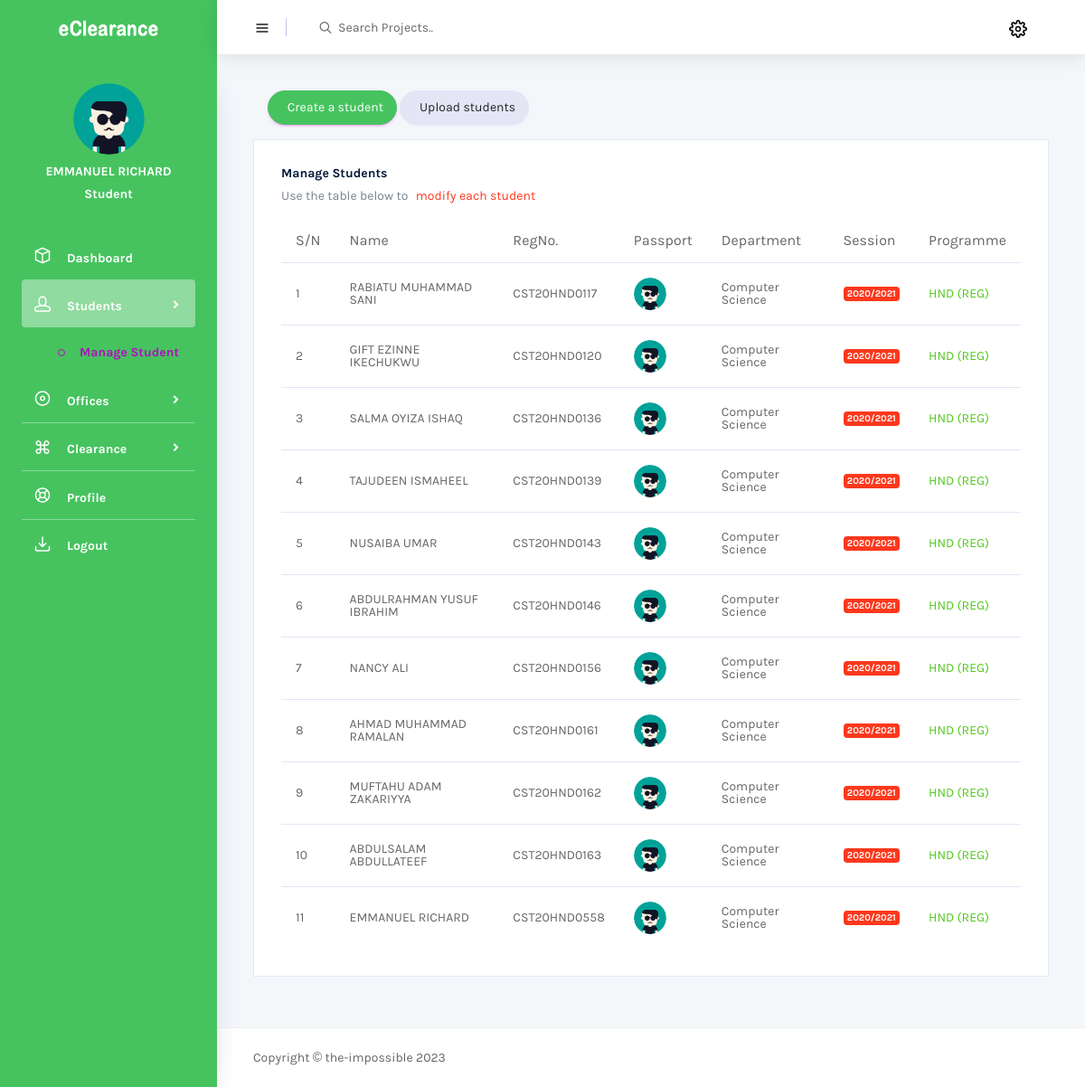
The app's page /manage_student (signed in) with its own data.
### eClearanceAuth/models.py (models this page shows, shortened)
class User(AbstractBaseUser, PermissionsMixin):
    user_id = models.UUIDField(
        default=uuid.uuid4, primary_key=True, unique=True, editable=False)
    username = models.CharField(max_length=100, db_index=True,
                                unique=True, verbose_name='reg number', blank=True)
    passport = models.ImageField(
        default='img/user.png', upload_to='uploads/passport/', null=True)
    user_type = models.ForeignKey(
        to="UserType", on_delete=models.CASCADE, blank=True, null=True,)
    name = models.CharField(
        max_length=100, db_index=True, blank=True, null=True)
    date_joined = models.DateTimeField(
        verbose_name='date_joined', auto_now_add=True)
    last_login = models.DateTimeField(
        verbose_name='last_login', auto_now=True, null=True)
    is_active = models.BooleanField(default=True)
    is_staff = models.BooleanField(default=False)
    is_superuser = models.BooleanField(default=False)
    USERNAME_FIELD = 'username'
    REQUIRED_FIELDS = ['name',]
    objects = UserManager()
    class Meta:
        db_table = 'Users'
        verbose_name_plural = 'Users'

class UserType(models.Model):
    user_type = models.CharField(max_length=100, unique=True)
    def __str__(self):
        return self.user_type
    class Meta:
        db_table = 'user type'
        verbose_name_plural = 'user type'

class StudentProfile(models.Model):
    stud_id = models.UUIDField(
        default=uuid.uuid4, primary_key=True, unique=True, editable=False)
    user = models.OneToOneField(
        to="User", on_delete=models.CASCADE, blank=True)
    department = models.ForeignKey(
        to="Department", on_delete=models.CASCADE, blank=True)
    session = models.ForeignKey(
        to="Session", on_delete=models.CASCADE, blank=True)
    programme = models.ForeignKey(
        to="Programme", on_delete=models.CASCADE, blank=True)
    date_joined = models.DateTimeField(
        verbose_name='date_joined', auto_now_add=True)
    class Meta:
        db_table = 'Student Profile'
        verbose_name_plural = 'Student Profile'

class Department(models.Model):
    dept_id = models.UUIDField(
        default=uuid.uuid4, primary_key=True, unique=True, editable=False)
    dept_title = models.CharField(max_length=30, unique=True)
    def __str__(self):
        return self.dept_title
    class Meta:
        db_table = 'Department'
        verbose_name_plural = 'Departments'

class Session(models.Model):
    session_title = models.CharField(max_length=9, unique=True)
    session_description = models.CharField(
        max_length=100, blank=True, null=True)
    def __str__(self):
        return self.session_title
    class Meta:
        db_table = 'Session'
        verbose_name_plural = 'Sessions'

class Programme(models.Model):
    programme_title = models.CharField(max_length=30, unique=True)
    programme_description = models.CharField(
        max_length=100, blank=True, null=True)
    def __str__(self):
        return self.programme_title
    class Meta:
        db_table = 'Programme'
        verbose_name_plural = 'Programmes'

### eClearanceAuth/views.py (the view, shortened to what this page needs)
# urls.py: path('manage_student', ManageStudentView.as_view(), name="manage_student"),
class ManageStudentView(LoginRequiredMixin, ListView):
    template_name = "backend/admin/manage_student.html"
    model = StudentProfile
    form_class = CreateSingleStudentForm
    second_form_class = CreateMultipleStudentForm
    queryset = StudentProfile.objects.all().order_by('-date_joined')
    def get_context_data(self, **kwargs):
        context = super().get_context_data(**kwargs)
        context["form1"] = self.form_class
        context["form2"] = self.second_form_class
        return context

### Templates/backend/admin/manage_student.html (shortened to what this page needs)
{% extends 'base.html' %}
{% load static %}
{% load crispy_forms_tags %}
{% block head %}{% include 'partials/auth_head.html' %}{% endblock head %}
{% block body %}
  <div class="container-scroller">
    {% block nav %}{% include 'partials/auth_nav.html' %}{% endblock nav %}
    <div class="container-fluid page-body-wrapper">
      {% include 'partials/auth_sidebar.html' %}
      <div class="main-panel">
        <div class="content-wrapper">
          <div class="row">
            <div class="col.lg-12 grid-margin">
              <button type="button" class="btn rounded-pill btn-primary ml-4" data-toggle="modal"
              data-target="#single">
                &nbsp; Create a student
              </button>
              <button type="button" class="btn rounded-pill btn-secondary" data-toggle="modal"
              data-target="#multiple">
                &nbsp; Upload students
              </button>
            </div>
            <div class="col-lg-12 grid-margin stretch-card">
              <div class="card">
                <div class="card-body">
                  <h4 class="card-title">Manage Students</h4>
                  <p class="card-description">
                    Use the table below to  <code>modify each student</code>
                  </p>
                  <div class="table-responsive">
                    <table class="table table-hover">
                      <thead>
                        <tr>
                          <th>S/N</th>
                          <th>Name</th>
                          <th>RegNo.</th>
                          <th>Passport</th>
                          <th>Department</th>
                          <th>Session</th>
                          <th>Programme</th>
                        </tr>
                      </thead>
                      <tbody>
                        {% if object_list %}
                          {% for object in object_list %}
                            <tr>
                              <td>{{forloop.counter}}</td>
                              <td>{{object.user.name|upper}}</td>
                              <td>{{object.user.username}}</td>
                              <td>
                                <a href="{% url 'auth:update_student' object.user.pk %}"> <img src="{{object.user.passport.url}}" alt="passport"></a>
                              </td>
                              <td>{{object.department}}</td>
                              <td><label class="badge badge-danger">{{object.session}}</label></td>
                              <td class="text-success"> {{object.programme}} </td>
                            </tr>
                          {% endfor %}
                        {% endif %}
                      </tbody>
                    </table>
                  </div>
                </div>
              </div>
            </div>
          </div>
        </div>
        {% block footer %}{% include 'partials/auth_footer.html' %}{% endblock footer %}
      </div>
    </div>
  </div>
{% endblock body %}

### Templates/partials/auth_sidebar.html (shortened to what this page needs)
{% load static %}
<nav class="sidebar sidebar-offcanvas" id="sidebar">
    <div class="user-profile">
      <div class="user-image">
        <img src="{{ request.user.passport.url }}">
      </div>
      <div class="user-name">
          {{ request.user.name }}
      </div>
      <div class="user-designation">
          {{ request.user.user_type }}
      </div>
    </div>
    <ul class="nav">
      <li class="nav-item">
        <a class="nav-link" href="{% url 'auth:dashboard' %}">
          <i class="icon-box menu-icon"></i>
          <span class="menu-title">Dashboard</span>
        </a>
      </li>
      <li class="nav-item">
        <a class="nav-link" data-toggle="collapse" href="#ui-basic" aria-expanded="false" aria-controls="ui-basic">
          <i class="icon-head menu-icon"></i>
          <span class="menu-title">Students</span>
          <i class="menu-arrow"></i>
        </a>
        <div class="collapse" id="ui-basic">
          <ul class="nav flex-column sub-menu">
            <li class="nav-item"> <a class="nav-link" href="{% url 'auth:manage_student' %}">Manage Student</a></li>
          </ul>
        </div>
      </li>
      <li class="nav-item">
        <a class="nav-link" data-toggle="collapse" href="#ui-office" aria-expanded="false" aria-controls="ui-office">
          <i class="icon-disc menu-icon"></i>
          <span class="menu-title">Offices</span>
          <i class="menu-arrow"></i>
        </a>
      </li>
      <li class="nav-item">
        <a class="nav-link" data-toggle="collapse" href="#ui-clearance" aria-expanded="false" aria-controls="ui-clearance">
          <i class="icon-command menu-icon"></i>
          <span class="menu-title">Clearance</span>
          <i class="menu-arrow"></i>
        </a>
      </li>
      <li class="nav-item">
        <a class="nav-link" href="pages/icons/feather-icons.html">
          <i class="icon-help menu-icon"></i>
          <span class="menu-title">Profile</span>
        </a>
      </li>
      <li class="nav-item">
        <a class="nav-link" data-toggle="modal" data-target="#basicModal" style="cursor: pointer;">
          <i class="icon-inbox menu-icon"></i>
          <span class="menu-title">Logout</span>
        </a>
      </li>
    </ul>
  </nav>

### records on screen
User: user.passport (placeholder picture), user.name "EMMANUEL RICHARD", user.user_type "Student"
StudentProfile: user.name "RABIATU MUHAMMAD SANI", user.username "CST20HND0117", user.passport (placeholder picture), department "Computer Science", session "2020/2021", programme "HND (REG)"
StudentProfile: user.name "GIFT EZINNE IKECHUKWU", user.username "CST20HND0120", user.passport (placeholder picture), department "Computer Science", session "2020/2021", programme "HND (REG)"
StudentProfile: user.name "SALMA OYIZA ISHAQ", user.username "CST20HND0136", user.passport (placeholder picture), department "Computer Science", session "2020/2021", programme "HND (REG)"
StudentProfile: user.name "TAJUDEEN ISMAHEEL", user.username "CST20HND0139", user.passport (placeholder picture), department "Computer Science", session "2020/2021", programme "HND (REG)"
StudentProfile: user.name "NUSAIBA UMAR", user.username "CST20HND0143", user.passport (placeholder picture), department "Computer Science", session "2020/2021", programme "HND (REG)"
StudentProfile: user.name "ABDULRAHMAN YUSUF IBRAHIM", user.username "CST20HND0146", user.passport (placeholder picture), department "Computer Science", session "2020/2021", programme "HND (REG)"
StudentProfile: user.name "NANCY ALI", user.username "CST20HND0156", user.passport (placeholder picture), department "Computer Science", session "2020/2021", programme "HND (REG)"
StudentProfile: user.name "AHMAD MUHAMMAD RAMALAN", user.username "CST20HND0161", user.passport (placeholder picture), department "Computer Science", session "2020/2021", programme "HND (REG)"
StudentProfile: user.name "MUFTAHU ADAM ZAKARIYYA", user.username "CST20HND0162", user.passport (placeholder picture), department "Computer Science", session "2020/2021", programme "HND (REG)"
StudentProfile: user.name "ABDULSALAM ABDULLATEEF", user.username "CST20HND0163", user.passport (placeholder picture), department "Computer Science", session "2020/2021", programme "HND (REG)"
StudentProfile: user.name "EMMANUEL RICHARD", user.username "CST20HND0558", user.passport (placeholder picture), department "Computer Science", session "2020/2021", programme "HND (REG)"
